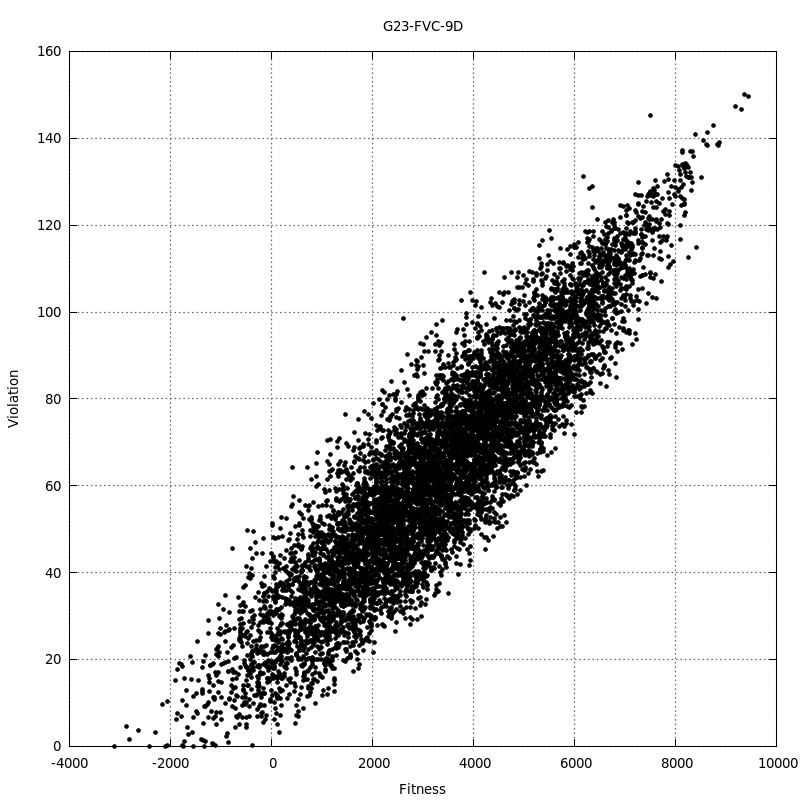

Here is the gnuplot script that generated this plot:
set terminal pngcairo size 800,800 enhanced font 'Verdana,10'
set output "FVC.png"
set title "G23-FVC-9D"
#
set xlabel "Fitness"
set ylabel "Violation"
set grid ytics lt 0 lw 2 lc rgb "#666666"
set grid xtics lt 0 lw 2 lc rgb "#666666"
#
plot "FVC.dat" using 1:2 title '' pt 7 ps 0.6 lt 0
